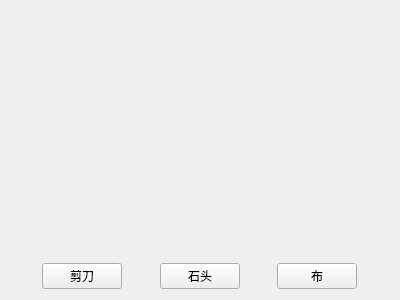
<?xml version="1.0" encoding="UTF-8"?>
<ui version="4.0">
 <class>Form</class>
 <widget class="QWidget" name="Form">
  <property name="geometry">
   <rect>
    <x>0</x>
    <y>0</y>
    <width>400</width>
    <height>300</height>
   </rect>
  </property>
  <property name="windowTitle">
   <string>Form</string>
  </property>
  <layout class="QVBoxLayout" name="verticalLayout">
   <item>
    <spacer name="verticalSpacer">
     <property name="orientation">
      <enum>Qt::Vertical</enum>
     </property>
     <property name="sizeHint" stdset="0">
      <size>
       <width>20</width>
       <height>248</height>
      </size>
     </property>
    </spacer>
   </item>
   <item>
    <layout class="QHBoxLayout" name="horizontalLayout">
     <item>
      <spacer name="horizontalSpacer">
       <property name="orientation">
        <enum>Qt::Horizontal</enum>
       </property>
       <property name="sizeHint" stdset="0">
        <size>
         <width>40</width>
         <height>20</height>
        </size>
       </property>
      </spacer>
     </item>
     <item>
      <widget class="QPushButton" name="pushButton">
       <property name="text">
        <string>剪刀</string>
       </property>
      </widget>
     </item>
     <item>
      <spacer name="horizontalSpacer_3">
       <property name="orientation">
        <enum>Qt::Horizontal</enum>
       </property>
       <property name="sizeHint" stdset="0">
        <size>
         <width>40</width>
         <height>20</height>
        </size>
       </property>
      </spacer>
     </item>
     <item>
      <widget class="QPushButton" name="pushButton_2">
       <property name="text">
        <string>石头</string>
       </property>
      </widget>
     </item>
     <item>
      <spacer name="horizontalSpacer_4">
       <property name="orientation">
        <enum>Qt::Horizontal</enum>
       </property>
       <property name="sizeHint" stdset="0">
        <size>
         <width>40</width>
         <height>20</height>
        </size>
       </property>
      </spacer>
     </item>
     <item>
      <widget class="QPushButton" name="pushButton_3">
       <property name="text">
        <string>布</string>
       </property>
      </widget>
     </item>
     <item>
      <spacer name="horizontalSpacer_2">
       <property name="orientation">
        <enum>Qt::Horizontal</enum>
       </property>
       <property name="sizeHint" stdset="0">
        <size>
         <width>40</width>
         <height>20</height>
        </size>
       </property>
      </spacer>
     </item>
    </layout>
   </item>
  </layout>
 </widget>
 <resources/>
 <connections/>
</ui>
